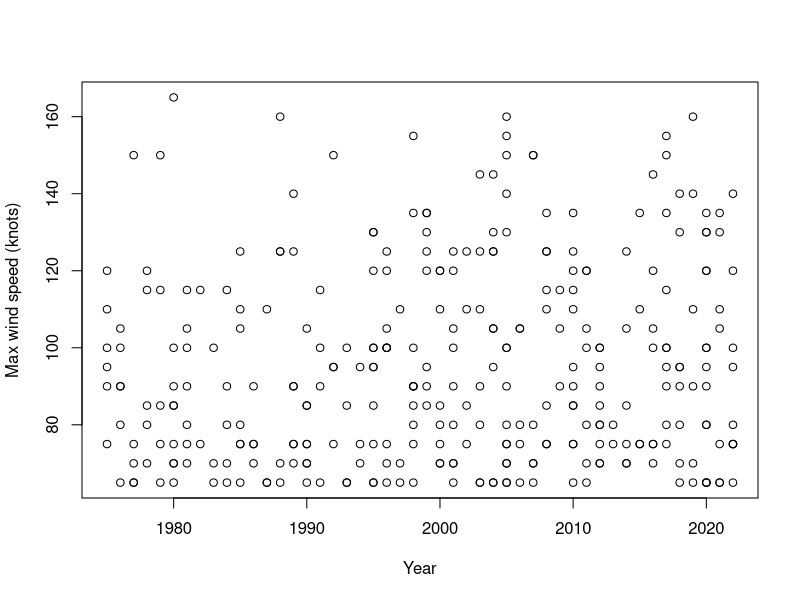
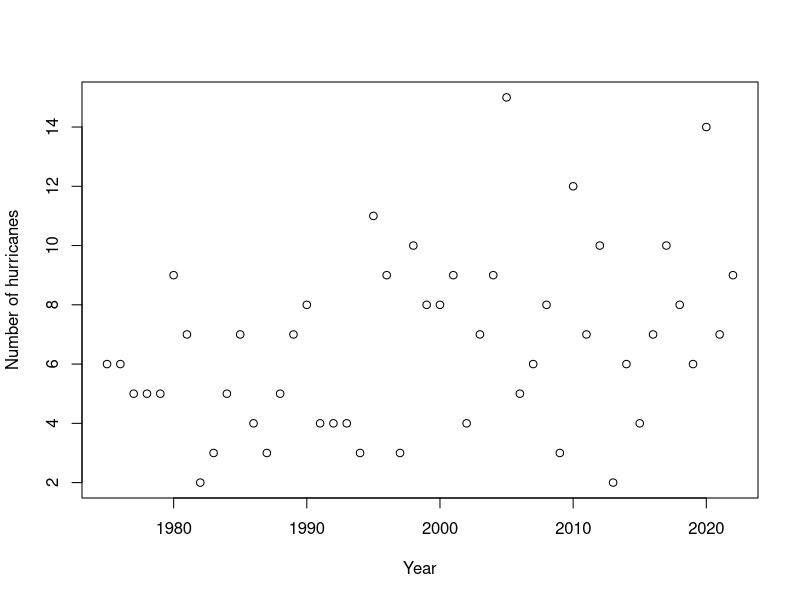
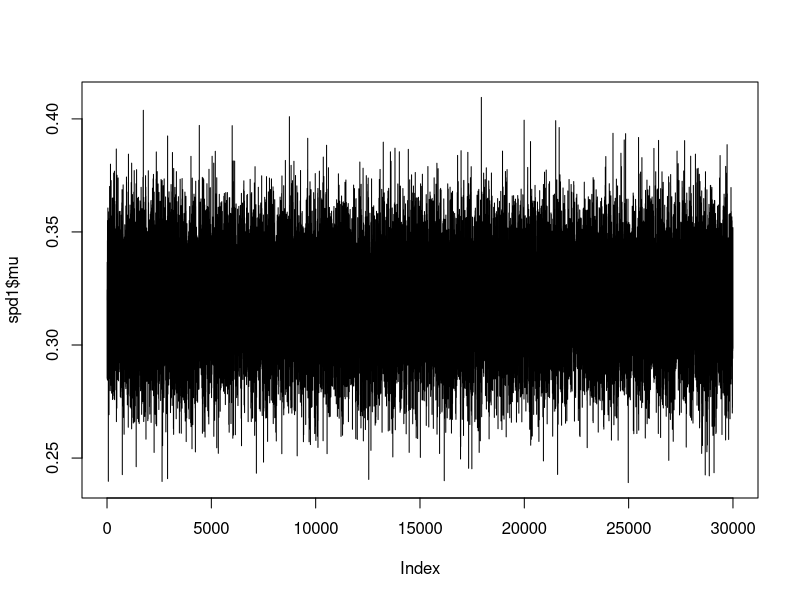
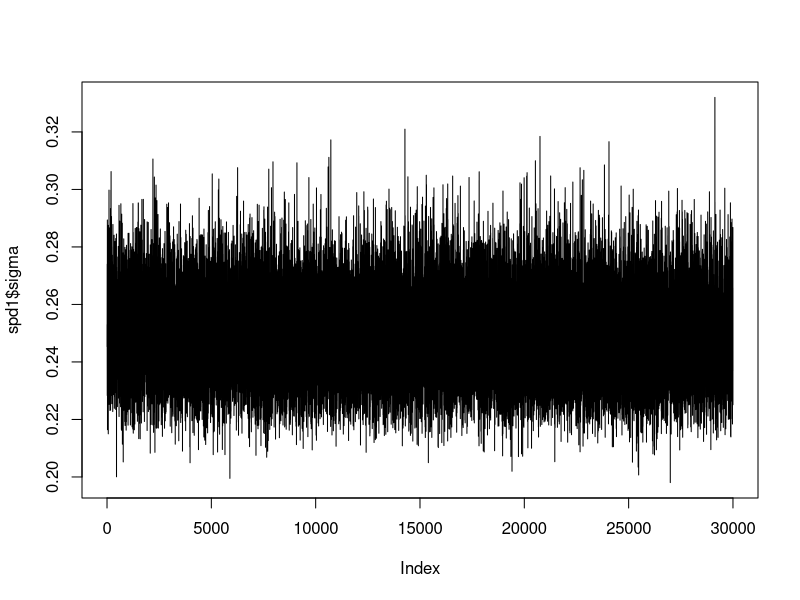
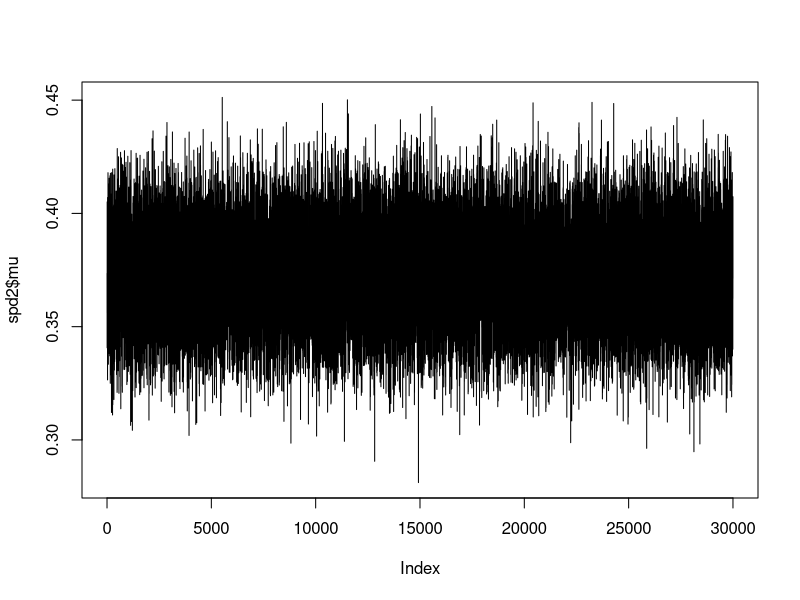
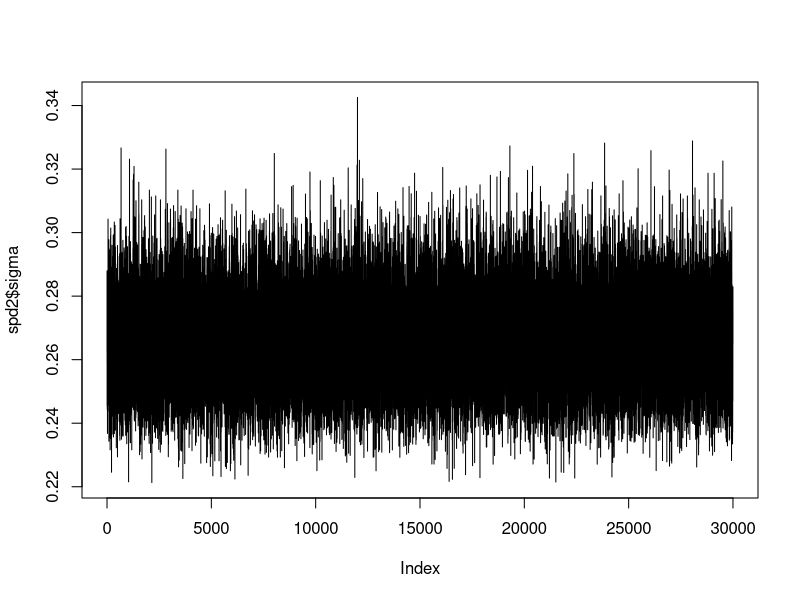
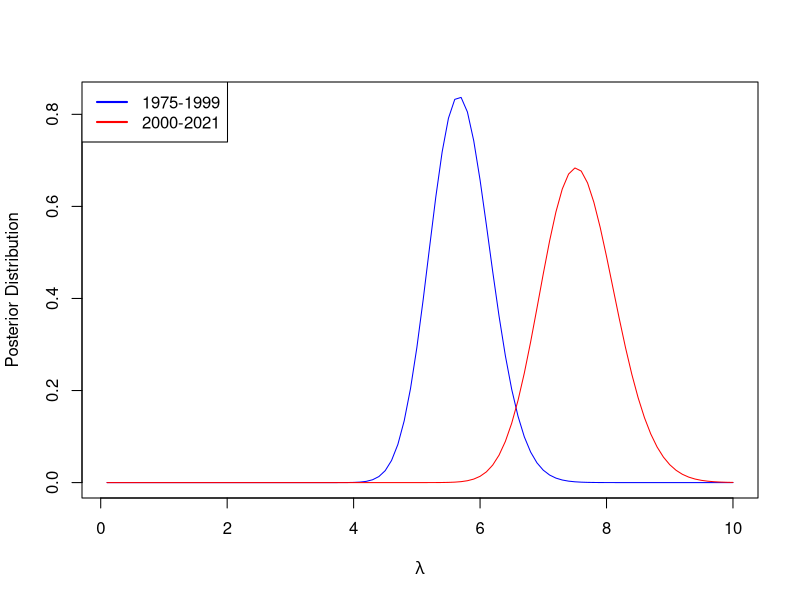
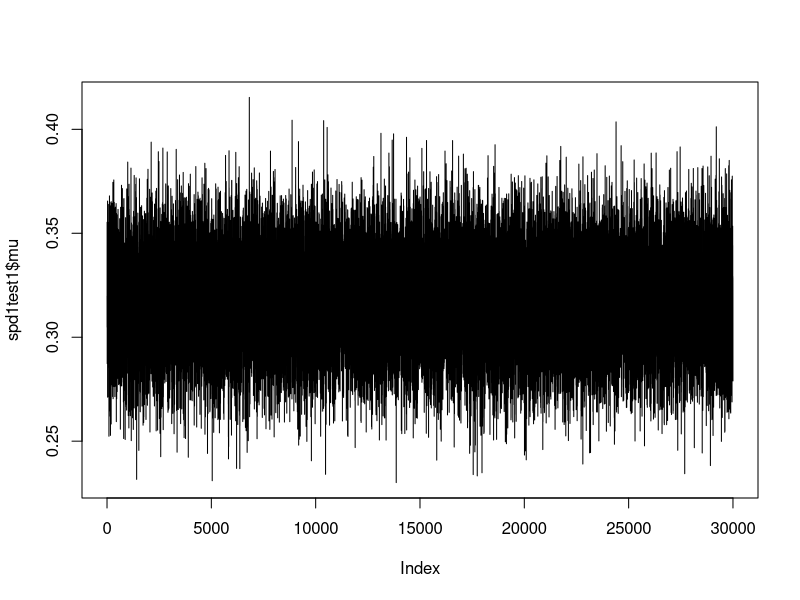

Reproduce these figures in R, in order.
## ---- chunk 1
library(dplyr)
data(storms)
storms <- storms[!is.na(storms$category),] # Only analyze hurricanes
year   <- storms$year
name   <- paste0(storms$name,"_",storms$year)
wind   <- storms$wind
uni    <- unique(name)
## ---- chunk 2
# Compute the maximum wind speed by storm
n          <- length(uni)
year_storm <- rep(0,n)
mxspd      <- rep(0,n)
for(i in 1:length(uni)){
  year_storm[i] <- min(year[name==uni[i]])
  mxspd[i]      <- max(wind[name==uni[i]])
} 

## ---- chunk 3
# Compute the number of storms per year
 
year <- as.numeric(names(table(year_storm)))
cnt  <- as.vector(table(year_storm))

plot(year_storm,mxspd,xlab="Year",ylab="Max wind speed (knots)")
plot(year,cnt,xlab="Year",ylab="Number of hurricanes")
## ---- chunk 4
# Dividing the Datasets based on year. Period 1 is 1975-1999, Period 2 is 2000-2021
period1 <- year[!is.na(year)]
period1 <- year[year >= 1975 & year <= 1999]
period1_storm <-year_storm[!is.na(year_storm) & year_storm >= 1975 & year_storm <= 1999]

period2 <- year[!is.na(year)]
period2 <- year[year >= 2000 & year <= 2021]
period2_storm <-year_storm[!is.na(year_storm) & year_storm >= 2000 & year_storm <= 2021]

# Speed
# log of spd to make domain neg infinity to pos
# Centering wind speed at 0 so -65 as that was the min speed

speedperiod1 <- log(mxspd[1:143]) - log(65)
speedperiod2 <- log(mxspd[143:310]) - log(65)


## ---- chunk 5
S <- 10000

normal_Gibbs <- function(Y, n.iters = 30000,
 m=0.1, a=0.1, b=0.1){ # define the priors
 n <- length(Y)
 # Initial values
 mu <- mean(Y)
 s2 <- var(Y)
 keep.mu <- rep(0,n.iters)
 keep.sigma <- rep(0,n.iters)
 keep.mu[1] <- mu
 keep.sigma[1] <- sqrt(s2)
 for(iter in 2:n.iters){
 # sample mu|s2,Y
 MN <- sum(Y)/(n+m)
 VR <- s2/(n+m)
 mu <- rnorm(1,MN,sqrt(VR))
 # sample s2|mu,Y
 A <- a + n/2
 B <- b + sum((Y-mu)^2)/2
 s2 <- 1/rgamma(1,A,B)
 # keep track of the results
 keep.mu[iter] <- mu
 keep.sigma[iter] <- sqrt(s2)
 }
out <- list(mu=keep.mu,sigma=keep.sigma)
return(out)}

set.seed(111)

spd1 <- normal_Gibbs(speedperiod1)
spd2 <- normal_Gibbs(speedperiod2)

plot(spd1$mu,type="l")
plot(spd1$sigma,type="l")

plot(spd2$mu,type="l")
plot(spd2$sigma,type="l")


## ---- chunk 6
t.test(spd1$mu,spd2$mu, alternative = "less")
## ---- chunk 7
lambda <- seq(0.1,10,length=100)
a <- 0.1
b <- 0.1
yCountperiod1 <- length(period1_storm)
yCountperiod2 <- length(period2_storm)


Nperiod1 <- 25
Nperiod2 <- 22

#Plots period1 and adds period2 as a line
 plot(lambda, dgamma(lambda, yCountperiod1 + a, Nperiod1 + b), type = "l", col = "blue",
      xlab = expression(lambda), ylab = "Posterior Distribution")
 lines(lambda, dgamma(lambda, yCountperiod2 + a, Nperiod2 + b), col = "red")
legend("topleft",c("1975-1999","2000-2021"),lwd=2,col=c("blue","red"))


# MC sampling to compare means
 set.seed(111)
lambda_p1 <- rgamma(S,yCountperiod1 + a, Nperiod1 + b)
lambda_p2 <- rgamma(S,yCountperiod2 + a, Nperiod2 + b)
mean(lambda_p1)
mean(lambda_p2)

mean(lambda_p1<lambda_p2)

## ---- chunk 8
summary(spd2$mu - spd1$mu)
summary(lambda_p2 - lambda_p1)

qlowcountp1 <- qgamma(0.025,yCountperiod1 + a, Nperiod1 + b)
qhighcountp1 <- qgamma(0.975,yCountperiod1 + a, Nperiod1 + b)
qlowcountp2 <- qgamma(0.025,yCountperiod2 + a, Nperiod2 + b)
qhighcountp2 <- qgamma(0.975,yCountperiod2 + a, Nperiod2 + b)
qtable <- round(matrix(c(qlowcountp1,qlowcountp2,qhighcountp1,qhighcountp2), nrow=2),2)
rownames(qtable)<- c("Period 1","Period 2")
colnames(qtable) <- c("lowerQuantile","upperQuantile")
qtable
## ---- chunk 9
meanC <- mean(lambda_p2 - lambda_p1)
sdC <- sd(lambda_p2 - lambda_p1)
meanS <- mean(spd2$mu - spd1$mu)
sdS <- sd(spd2$sigma - spd1$sigma)
stormtab <- matrix(c(meanC,meanS,sdC,sdS), ncol=2)
rownames(stormtab)<- c("Count","Speed")
colnames(stormtab) <- c("Mean","SD")
stormtab
## ---- chunk 10
spd1test1 <- normal_Gibbs(speedperiod1,m=1, a=1, b=1)
spd2test1 <- normal_Gibbs(speedperiod2,m=1, a=1, b=1)

plot(spd1test1$mu,type="l")
plot(spd1test1$sigma,type="l")

plot(spd2test1$mu,type="l")
plot(spd2test1$sigma,type="l")
## ---- chunk 11
spd1test2 <- normal_Gibbs(speedperiod1,m=0.01, a=0.01, b=0.01)
spd2test2 <- normal_Gibbs(speedperiod2,m=0.01, a=0.01, b=0.01)

plot(spd1test2$mu,type="l")
plot(spd1test2$sigma,type="l")

plot(spd2test2$mu,type="l")
plot(spd2test2$sigma,type="l")
## ---- chunk 12
set.seed(111)
a <- 1
b <- 1
lamp1sentest1 <- rgamma(S,yCountperiod1 + a, Nperiod1 + b)
lamp2sentest1 <- rgamma(S,yCountperiod1 + a, Nperiod1 + b)
mean(lamp1sentest1)
mean(lamp2sentest1)

a <- 0.01
b <- 0.01
lamp1sentest2 <- rgamma(S,yCountperiod1 + a, Nperiod1 + b)
lamp2sentest2 <- rgamma(S,yCountperiod1 + a, Nperiod1 + b)
mean(lamp1sentest2)
mean(lamp2sentest2)
